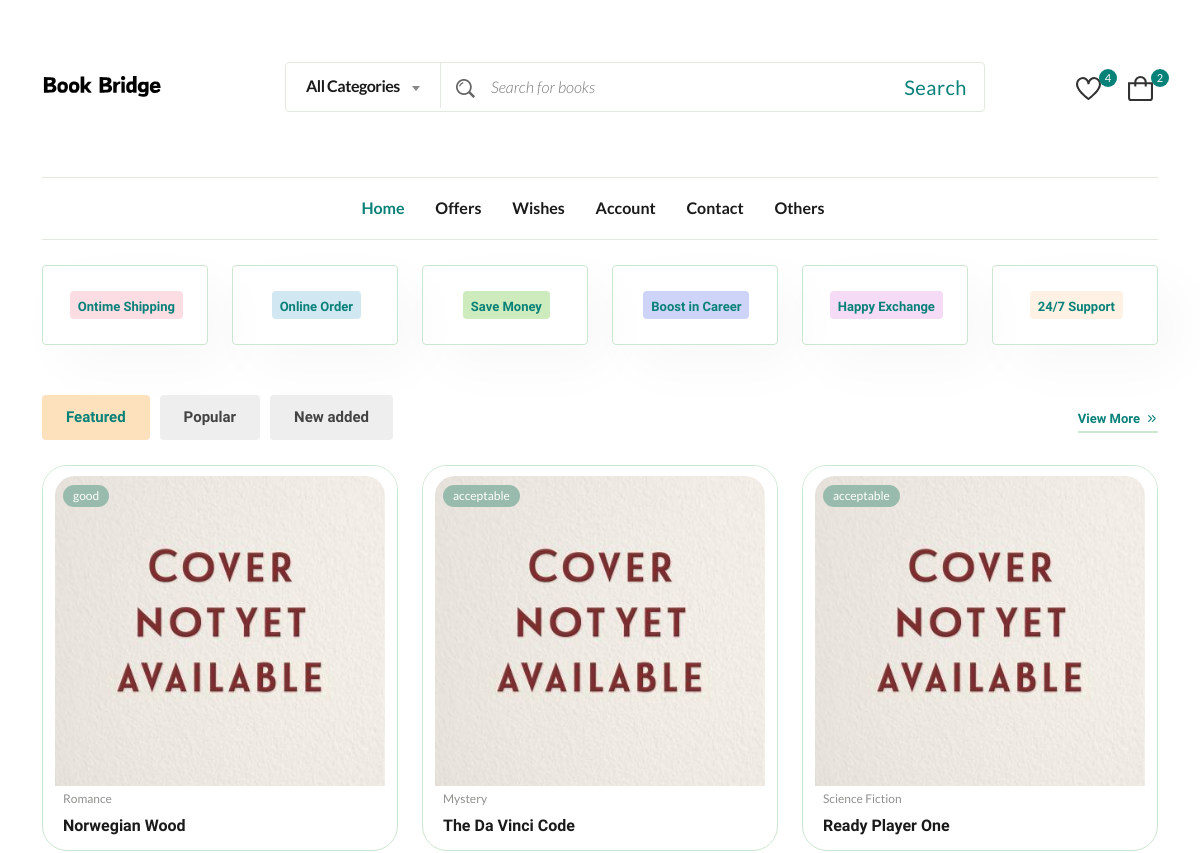
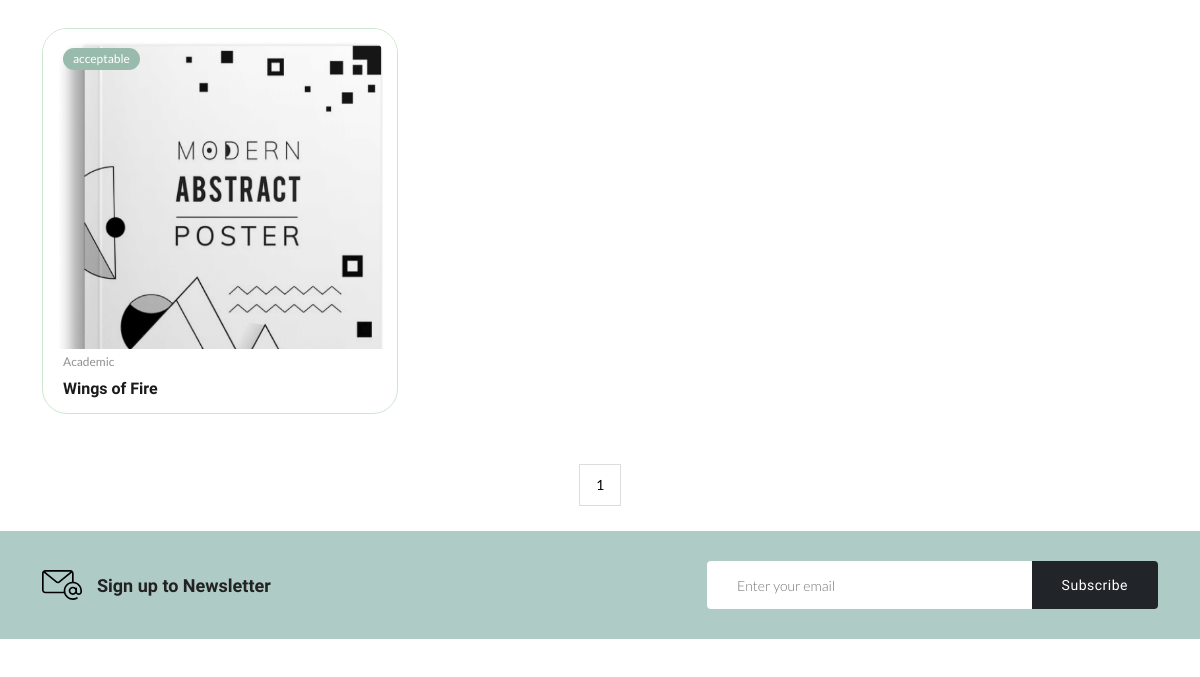
The app's page / (upper part), older data (2 pictures, top to bottom).
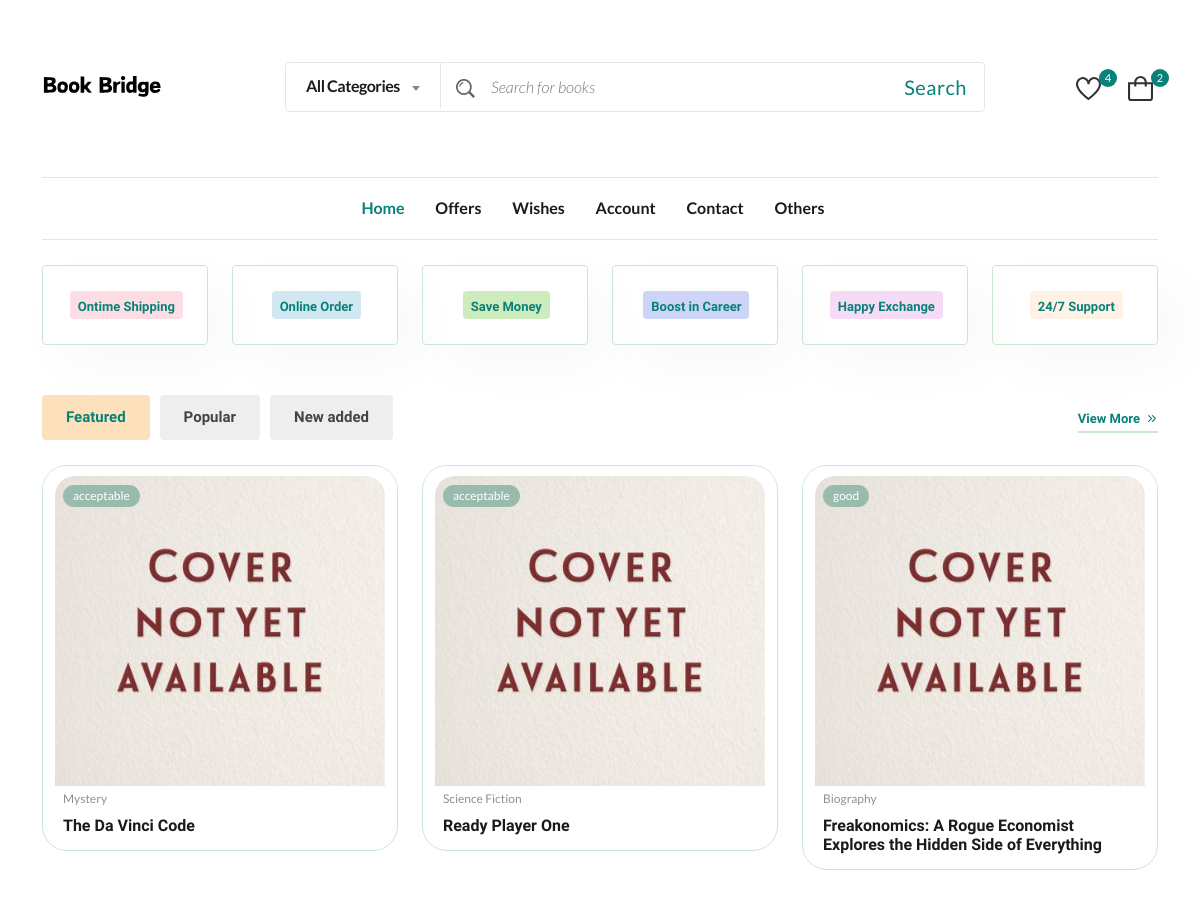
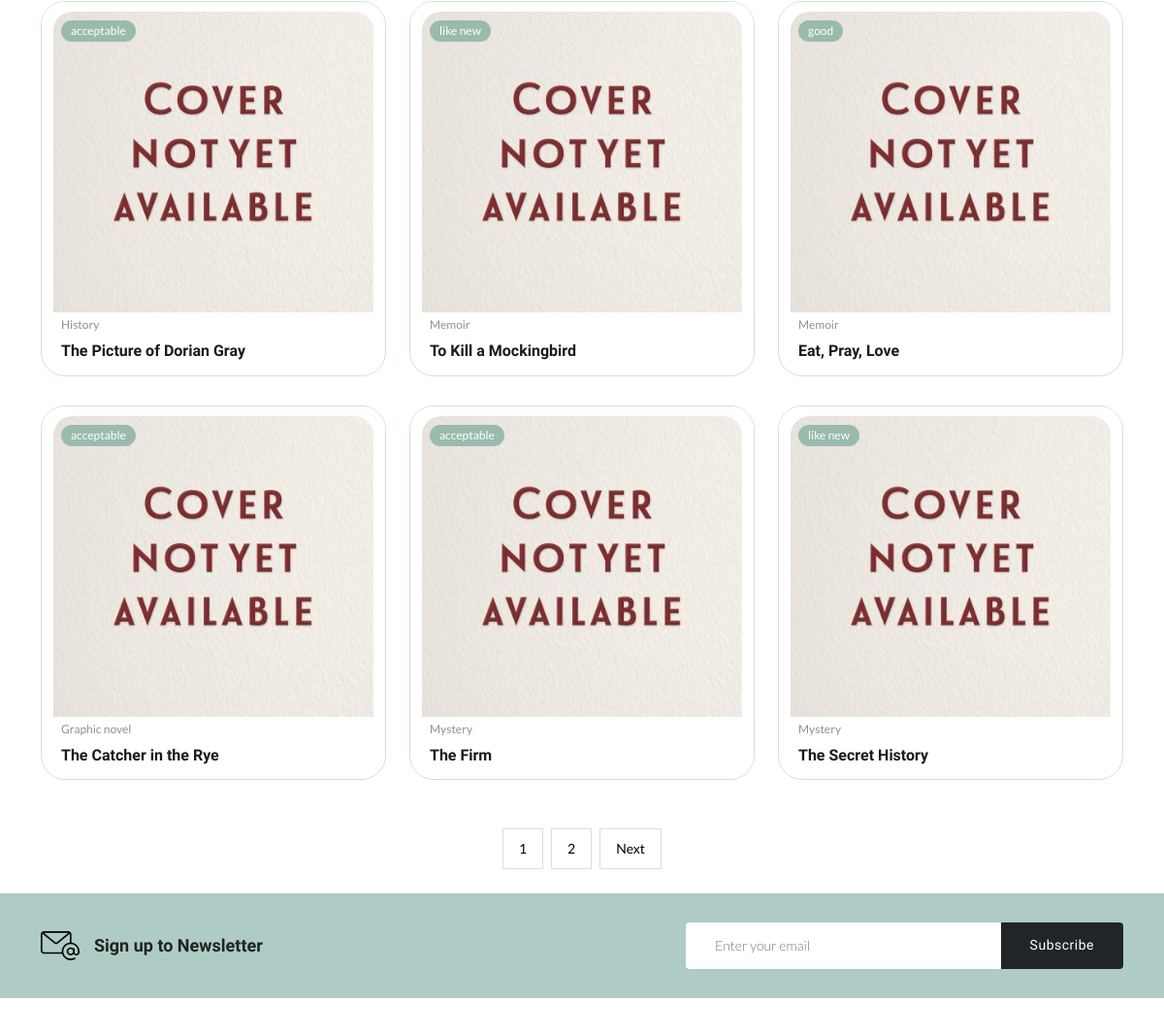
The same page, newer data (2 pictures, top to bottom).
### tables this page shows
CREATE TABLE `global_book_collection` (
  `collection_id` bigint(20) UNSIGNED NOT NULL,
  `book_id` int(11) DEFAULT NULL,
  `owner_id` int(11) DEFAULT NULL,
  `book_condition` enum('like new','good','acceptable') DEFAULT NULL,
  `availability_status` enum('yes','no') DEFAULT 'yes',
  `club_id` int(11) DEFAULT NULL,
  `club_member_id` int(20) DEFAULT NULL,
  `date_added` date DEFAULT curdate()
);

CREATE TABLE `category` (
  `categoryID` varchar(20) NOT NULL,
  `categoryName` varchar(50) DEFAULT NULL,
  `categoryDescription` varchar(1000) DEFAULT NULL
);

CREATE TABLE `book` (
  `book_id` int(11) NOT NULL,
  `isbn` varchar(20) DEFAULT NULL,
  `title` varchar(255) NOT NULL,
  `authors` varchar(255) NOT NULL,
  `categoryID` varchar(20) DEFAULT NULL,
  `edition` varchar(50) DEFAULT NULL,
  `num_of_pages` int(11) DEFAULT NULL,
  `language` varchar(50) DEFAULT NULL,
  `description` text DEFAULT NULL,
  `publisher` varchar(255) DEFAULT NULL,
  `publication_date` date DEFAULT NULL,
  `cover_img` varchar(255) DEFAULT 'default_cover.png',
  `additional_imgs` varchar(1000) DEFAULT NULL
);

### index.php (the view, shortened to what the changed rows need)
<?php
$servername = "localhost";
$username = "root";
$password = "";
$dbname = "book_bridge";
$conn = new mysqli($servername, $username, $password, $dbname);
$page = isset($_GET['page']) ? $_GET['page'] : 1;
$limit = 12;
$offset = ($page - 1) * $limit;
$sql= "SELECT gbc.*, b.*, c.categoryName
        FROM global_book_collection gbc
        JOIN book b ON gbc.book_id = b.book_id
        LEFT JOIN category c ON b.categoryID = c.categoryID
        LIMIT $limit OFFSET $offset ";
       $result = $conn->query($sql);
?>
<!DOCTYPE html>
<html class="no-js" lang="en">
<head>
    <link rel="stylesheet" href="assets/css/main.css?v=3.4">
</head>
<body>
    <main class="main">
        <section class="product-tabs section-padding wow fadeIn animated">
            <div class="container">
                <div class="tab-content wow fadeIn animated" id="myTabContent">
    <div class="tab-pane fade show active" id="tab-one" role="tabpanel" aria-labelledby="tab-one">
<div class="row product-grid-4">
    <?php
        if ($result->num_rows > 0) {
        while($row = $result->fetch_assoc()) {
        if($row["availability_status"] == "yes") { ?>
            <div class="col-lg-4 col-md-4 col-12 col-sm-6">
                <div class="product-cart-wrap mb-30">
                    <div class="product-img-action-wrap">
                        <div class="product-img product-img-zoom">
                            <a href="shop-product.php">
                                <?php if(!empty($row["cover_img"]) && file_exists($row["cover_img"])) { ?>
                                    <img class="default-img" src="<?php echo $row["cover_img"]; ?>" alt="">
                                <?php } else { ?>
                                    <img class="default-img" src="uploadedBooks/default_cover.png" alt="Default Book Cover">
                                <?php } ?>
                            </a>
                        </div>
                        <div class="product-badges product-badges-position product-badges-mrg">
                            <span class="new"><?php echo $row["book_condition"]; ?></span>
                        </div>
                    </div>
                    <div class="product-content-wrap">
                        <div class="product-category">
                            <a href="shop-grid-right.php"><?php echo $row["categoryName"]; ?></a>
                        </div>
                        <h2><a href="shop-product.php?book_id=<?php echo $row['book_id']; ?>"><?php echo $row["title"]; ?></a></h2>
                    </div>
                </div>
            </div>
        <?php } }} ?>
</div>
<?php
$total_pages_sql = "SELECT COUNT(*) as count FROM global_book_collection";
$total_pages_result = $conn->query($total_pages_sql);
$total_pages_row = $total_pages_result->fetch_assoc();
$total_pages = ceil($total_pages_row['count'] / $limit);
$next_page = $page + 1;
echo "<ul class='pagination'>";
for ($i = 1; $i <= $total_pages; $i++) {
    echo "<li " . ($page == $i ? "class='active'" : "") . "><a href='?page=$i'>$i</a></li>";
}
if ($page < $total_pages) {
    echo "<li><a href='?page=$next_page'>Next</a></li>";
}
echo "</ul>";
?>
    </main>
    <?php
    include 'partials/footer.php'
    ?>

Row changes from the older to the newer data that the page shows:
no longer on this page (row edited): global_book_collection: book_condition "good", category.categoryName "Romance", book.title "Norwegian Wood"
changed global_book_collection: book_condition "acceptable" → "good"; category.categoryName "Academic" → "Biography"; book.title "Wings of Fire" → "Freakonomics: A Rogue Economist Explores the Hidden Side of Everything"; book.cover_img: picture removed
added global_book_collection: book_condition "acceptable", category.categoryName "History", book.title "The Picture of Dorian Gray"
added global_book_collection: book_condition "like new", category.categoryName "Memoir", book.title "To Kill a Mockingbird"
added global_book_collection: book_condition "good", category.categoryName "Memoir", book.title "Eat, Pray, Love"
added global_book_collection: book_condition "acceptable", category.categoryName "Graphic novel", book.title "The Catcher in the Rye"
added global_book_collection: book_condition "acceptable", category.categoryName "Mystery", book.title "The Firm"
added global_book_collection: book_condition "like new", category.categoryName "Mystery", book.title "The Secret History"
Text that changed along with them:
new list line: "2"
text now shown: "Next"
